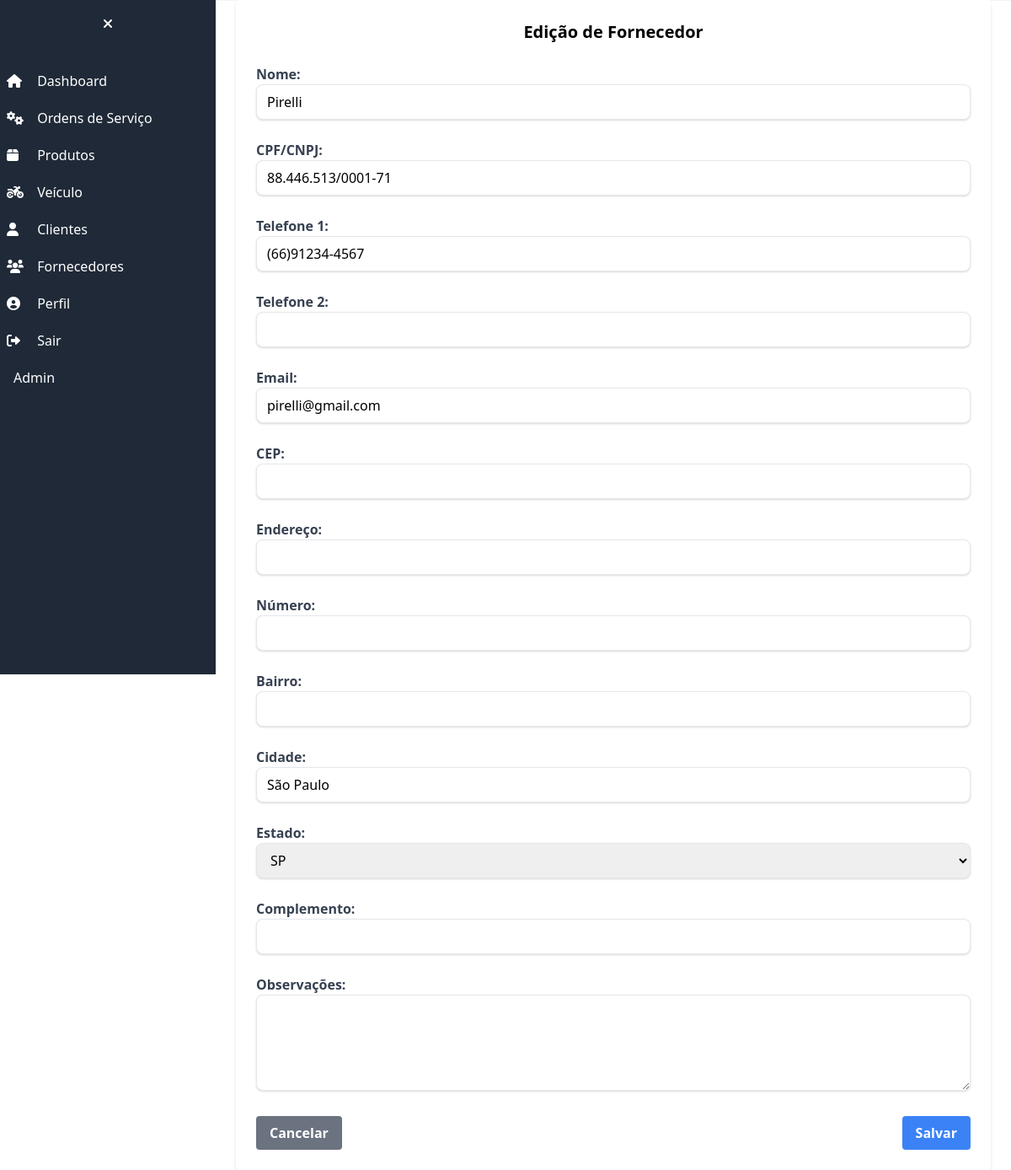
/fornecedor/fornecedor/1/editar/ (signed in), run on an earlier commit of the app's database.
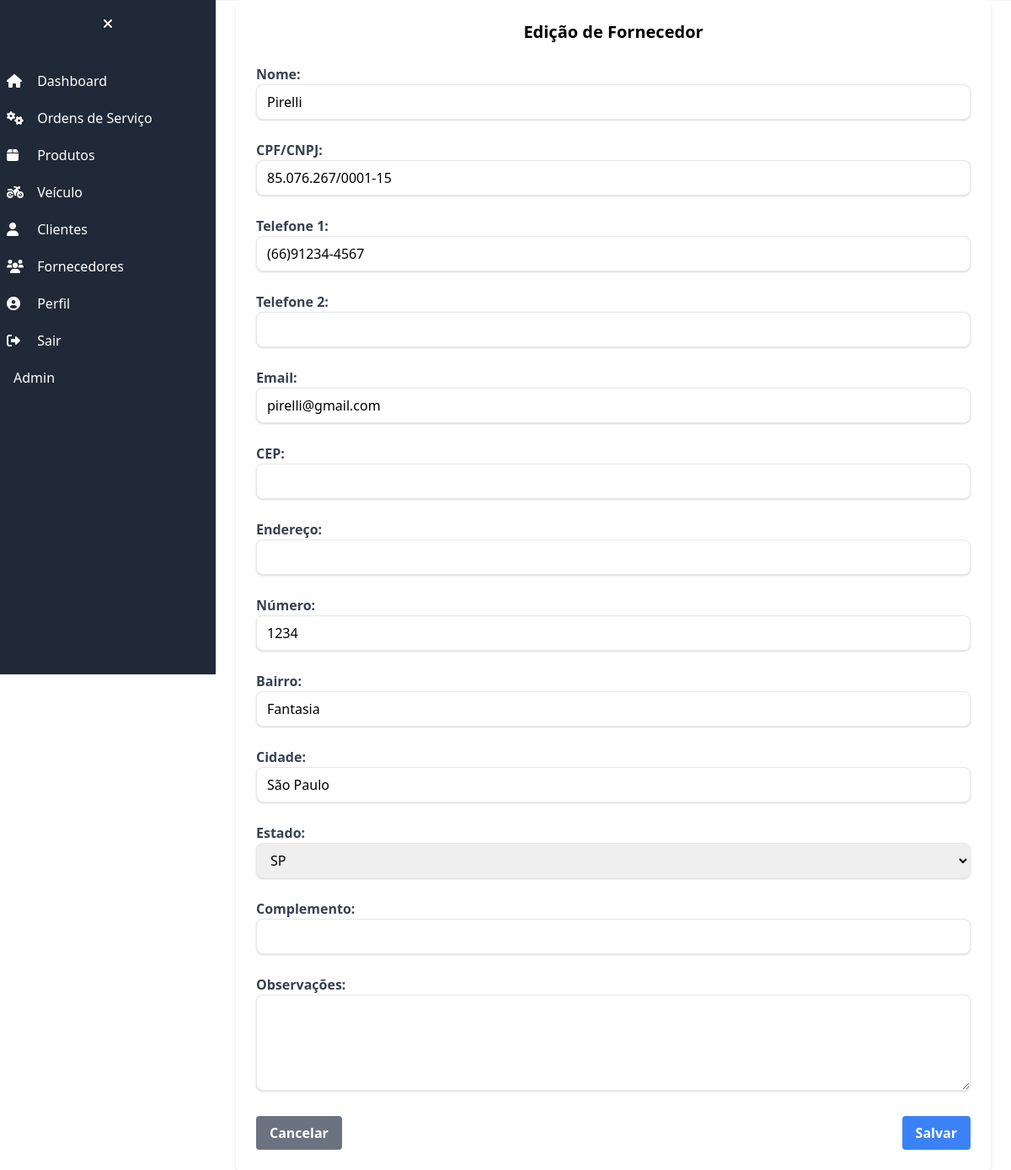
And on a later commit of the database.
### fornecedor/models.py (models this page shows, shortened)
class Fornecedor(models.Model):
    nome = models.CharField('NOME', max_length=255)
    cpf_cnpj = models.CharField('CPF/CNPJ', max_length=18, validators=[validate_cpf_cnpj])
    telefone = models.CharField('TELEFONE 1', max_length=20, validators=[validate_phone])
    telefone2 = models.CharField('TELEFONE 2', max_length=20, validators=[validate_phone], blank=True)
    email = models.EmailField('EMAIL', blank=True)
    endereco_cep = models.CharField('CEP', max_length=10, blank=True)
    endereco_logradouro = models.CharField('ENDEREÇO', max_length=255, blank=True)
    endereco_numero = models.CharField('NÚMERO', max_length=10, blank=True)
    endereco_bairro = models.CharField('BAIRRO', max_length=255, blank=True)
    endereco_cidade = models.CharField('CIDADE', max_length=255, blank=True)
    endereco_estado = models.CharField('ESTADO', max_length=2, choices=ESTADOS_CHOICES, blank=True)
    endereco_complemento = models.CharField('COMPLEMENTO', max_length=255, blank=True)
    observacao = models.TextField('OBSERVAÇÕES', blank=True)
    criado_em = models.DateTimeField('CRIADO EM', auto_now_add=True)
    class Meta:
        verbose_name = 'Fornecedor'
        verbose_name_plural = 'Fornecedores'

### fornecedor/views.py (the view)
# urls.py: path('fornecedor/<int:pk>/editar/', FornecedorUpdateView.as_view(), name='fornecedor_edit'),
class FornecedorUpdateView(UpdateView):
    model = Fornecedor
    form_class = FornecedorForm
    template_name = 'fornecedor_edit.html'
    success_url = reverse_lazy('fornecedor_list')

### fornecedor/forms.py
class FornecedorForm(forms.ModelForm):
    class Meta:
        model = Fornecedor
        fields = '__all__'

### fornecedor/templates/fornecedor_edit.html (shortened to what the changed rows need)
{% extends "base.html" %}
{% block content %}
<div class="w-full max-w-4xl bg-white mx-auto rounded shadow-md p-6">
    <h2 class="text-xl font-bold mb-6 text-center">Edição de Fornecedor</h2>
    <form  method="POST">
        <div class="grid grid-cols-1 gap-6">
            <div>
                <label for="nome" class="block font-bold text-gray-700">Nome:</label>
                <input type="text" id="nome" name="nome" value="{{fornecedor.nome}}" class="w-full py-2 px-3 border rounded-lg shadow focus:outline-none focus:ring">
            </div>
            <div>
                <label for="cpf" class="block font-bold text-gray-700">CPF/CNPJ:</label>
                <input type="text" id="cpf/cnpj" name="cpf_cnpj" value="{{fornecedor.cpf_cnpj}}" class="w-full py-2 px-3 border rounded-lg shadow focus:outline-none focus:ring">
            </div>
            <div>
                <label for="telefone1" class="block font-bold text-gray-700">Telefone 1:</label>
                <input type="tel" id="telefone1" name="telefone" value="{{fornecedor.telefone}}" class="w-full py-2 px-3 border rounded-lg shadow focus:outline-none focus:ring">
            </div>
            <div>
                <label for="email" class="block font-bold text-gray-700">Email:</label>
                <input type="email" id="email" name="email" value="{{fornecedor.email}}" class="w-full py-2 px-3 border rounded-lg shadow focus:outline-none focus:ring">
            </div>
            <div>
                <label for="numero" class="block font-bold text-gray-700">Número:</label>
                <input type="text" id="numero" name="endereco_numero" value="{{fornecedor.endereco_numero}}" class="w-full py-2 px-3 border rounded-lg shadow focus:outline-none focus:ring">
            </div>
            <div>
                <label for="bairro" class="block font-bold text-gray-700">Bairro:</label>
                <input type="text" id="bairro" name="endereco_bairro" value="{{fornecedor.endereco_bairro}}" class="w-full py-2 px-3 border rounded-lg shadow focus:outline-none focus:ring">
            </div>
            <div>
                <label for="cidade" class="block font-bold text-gray-700">Cidade:</label>
                <input type="text" id="cidade" name="endereco_cidade" value="{{fornecedor.endereco_cidade}}" class="w-full py-2 px-3 border rounded-lg shadow focus:outline-none focus:ring">
            </div>
            <div>
                <label for="estado" class="block font-bold text-gray-700">Estado:</label>
                <select id="estado" name="endereco_estado"  class="w-full py-2 px-3 border rounded-lg shadow focus:outline-none focus:ring">
                    <option value="{{fornecedor.endereco_estado}}" selected>{{fornecedor.endereco_estado}}</option>
                </select>
            </div>
            <div>
                <label for="observacoes" class="block font-bold text-gray-700">Observações:</label>
                <textarea id="observacoes" name="observacao" value="{{fornecedor.observacao}}" rows="4" class="w-full py-2 px-3 border rounded-lg shadow focus:outline-none focus:ring"></textarea>
            </div>
        </div>
    </form>
</div>
{% endblock %}

What changed in the data, as far as the page shows it:
changed Fornecedor "Pirelli": cpf_cnpj "88.446.513/0001-71" → "85.076.267/0001-15"; endereco_numero (not shown) → "1234"; endereco_bairro (not shown) → "Fantasia"
